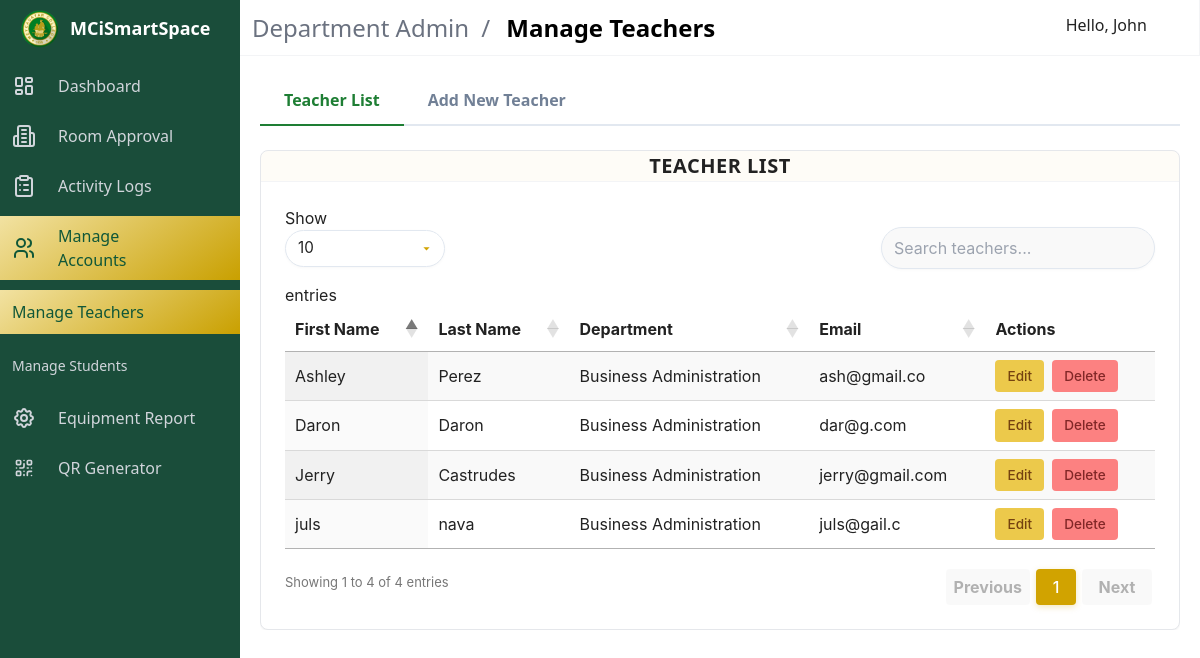
Page /department-admin/manage_teachers.php (signed in) on the committed database.
### tables this page shows
CREATE TABLE `teacher` (
  `TeacherID` int(11) NOT NULL,
  `FirstName` varchar(50) NOT NULL,
  `LastName` varchar(50) NOT NULL,
  `Department` varchar(50) NOT NULL,
  `Email` varchar(50) NOT NULL,
  `Password` varchar(255) NOT NULL,
  `AdminID` int(11) NOT NULL,
  `RoleID` int(11) NOT NULL DEFAULT 3
);

### department-admin/manage_teachers.php (the view, shortened to what this page needs)
<?php
$conn = db();
$adminDepartment = $_SESSION['department'] ?? '';
$sql = "SELECT * FROM teacher WHERE Department = ? ORDER BY TeacherID ASC";
$stmt = $conn->prepare($sql);
$stmt->bind_param("s", $adminDepartment);
$stmt->execute();
$teachersResult = $stmt->get_result();
?>
<!DOCTYPE html>
<html lang="en">
<head>
    <link rel="stylesheet" href="https://cdn.materialdesignicons.com/4.9.95/css/materialdesignicons.min.css">
    <link rel="stylesheet" href="../public/css/admin_styles/main.css">
    <link rel="stylesheet" href="../public/css/admin_styles/main_2.css">
    <link rel="stylesheet" href="../public/css/admin_styles/style-all.css">
    <link rel="stylesheet" href="../public/css/admin_styles/form_2.css">
    <link rel="stylesheet" href="https://cdn.datatables.net/1.11.5/css/jquery.dataTables.min.css">
    <link rel="stylesheet" href="../public/css/admin_styles/datatables.css">
    <link rel="stylesheet" href="../public/css/admin_styles/manage_accounts.css">
</head>
<body>
    <div id="app">
        <?php include 'layout/topnav.php'; ?>
        <?php include 'layout/sidebar.php'; ?>
        <div class="main-container">
            <div class="tab-nav">
                <button class="tab-btn active" data-tab="tab-list">Teacher List</button>
                <button class="tab-btn" data-tab="tab-add">Add New Teacher</button>
            </div>
            <div id="tab-list" class="tab-content active">
                <div class="table-container">
                    <div class="card">
                        <header class="card-header">
                            <div class="new-title-container">
                                <p class="new-title">TEACHER LIST</p>
                            </div>
                        </header>
                        <div class="card-content">
                            <table id="teacherTable" class="teacher-table display is-fullwidth">
                                <thead>
                                    <tr>
                                        <th>First Name</th>
                                        <th>Last Name</th>
                                        <th>Department</th>
                                        <th>Email</th>
                                        <th>Actions</th>
                                    </tr>
                                </thead>
                                <tbody>
                                    <?php if ($teachersResult->num_rows > 0): ?>
                                        <?php while ($teacher = $teachersResult->fetch_assoc()): ?>
                                            <tr>
                                                <td><?= htmlspecialchars($teacher['FirstName']) ?></td>
                                                <td><?= htmlspecialchars($teacher['LastName']) ?></td>
                                                <td><?= htmlspecialchars($teacher['Department']) ?></td>
                                                <td><?= htmlspecialchars($teacher['Email']) ?></td>
                                                <td>
                                                    <div class="action-buttons">
                                                        <button type="button" class="btn-edit" onclick="openEditModal(
                                                            <?= $teacher['TeacherID'] ?>,
                                                            '<?= htmlspecialchars($teacher['FirstName']) ?>',
                                                            '<?= htmlspecialchars($teacher['LastName']) ?>',
                                                            '<?= htmlspecialchars($teacher['Email']) ?>',
                                                            '<?= htmlspecialchars($teacher['Department']) ?>'
                                                        )">
                                                            <i class="mdi mdi-pencil"></i> Edit
                                                        </button>
                                                        <button type="button" class="btn-delete" onclick="openDeleteModal(<?= $teacher['TeacherID'] ?>)">
                                                            <i class="mdi mdi-delete"></i> Delete
                                                        </button>
                                                    </div>
                                                </td>
                                            </tr>
                                        <?php endwhile; ?>
                                    <?php endif; ?>
                                </tbody>
                            </table>
                        </div>
                    </div>
                </div>
            </div>
        </div>
    </div>
</body>
</html>

### public/css/admin_styles/main.css (style rules this page uses)
*,::after,::before { box-sizing:border-box;border-width:0;border-style:solid;border-color:#e5e7eb }
::after,::before { --tw-content:'' }
html { line-height:1.5;-moz-tab-size:4;-o-tab-size:4;tab-size:4;font-family:ui-sans-serif,system-ui,-apple-system,BlinkMacSystemFont,"Segoe UI",Roboto,"Helvetica Neue",Arial,"Noto Sans",sans-serif,"Apple Color Emoji","Segoe UI Emoji","Segoe UI Symbol","Noto Color Emoji" }
body { margin:0;line-height:inherit }
table { text-indent:0;border-color:inherit;border-collapse:collapse }
button,input,optgroup,select,textarea { font-family:inherit;font-size:100%;line-height:inherit;color:inherit;margin:0;padding:0 }
button,select { text-transform:none }
[type=button],[type=reset],[type=submit],button { background-color:transparent;background-image:none }
blockquote,dd,dl,figure,h1,h2,h3,h4,h5,h6,hr,p,pre { margin:0 }
[role=button],button { cursor:pointer }
audio,canvas,embed,iframe,img,object,svg,video { display:block; }
*,::after,::before { --tw-translate-x:0;--tw-translate-y:0;--tw-rotate:0;--tw-skew-x:0;--tw-skew-y:0;--tw-scale-x:1;--tw-scale-y:1;--tw-scroll-snap-strictness:proximity;--tw-ring-offset-width:0px;--tw-ring-offset-color:#fff;--tw-ring-color:rgb(59 130 246 / 0.5);--tw-ring-offset-shadow:0 0 #0000;--tw-ring-shadow:0 0 #0000;--tw-shadow:0 0 #0000;--tw-shadow-colored:0 0 #0000 }
body { --tw-bg-opacity:1;padding-top:3.5rem;font-size:1rem;line-height:1.5rem }
@media (min-width:1024px) { body { padding-left:15rem } }
#app { width:100vw;transition-property:all;transition-timing-function:cubic-bezier(.4,0,.2,1);transition-duration:150ms }
@media (min-width:1024px) { #app { width:auto } }
.card { border-radius:.25rem;border-width:1px;--tw-border-opacity:1;border-color:rgb(243 244 246 / var(--tw-border-opacity));--tw-bg-opacity:1;background-color:rgb(255 255 255 / var(--tw-bg-opacity)) }
.card-content { padding:1.5rem }
.card-header { display:flex;align-items:stretch;border-bottom-width:1px;--tw-border-opacity:1;border-color:rgb(243 244 246 / var(--tw-border-opacity)) }
table { width:100% }
thead { display:none }
@media (min-width:1024px) { thead { display:table-header-group } }
tr { position:relative;display:block;max-width:100%;border-bottom-width:4px;--tw-border-opacity:1;border-color:rgb(243 244 246 / var(--tw-border-opacity)) }
@media (min-width:1024px) { tr { display:table-row;border-bottom-width:0 } }
tr:last-child { border-bottom-width:0 }
@media (min-width:1024px) { th { padding-top:.5rem;padding-bottom:.5rem;padding-left:.75rem;padding-right:.75rem;text-align:left } }
td { display:flex;justify-content:space-between;border-bottom-width:1px;--tw-border-opacity:1;border-color:rgb(243 244 246 / var(--tw-border-opacity));padding-top:.75rem;padding-bottom:.75rem;padding-left:1rem;padding-right:1rem;text-align:right;vertical-align:top }
@media (min-width:1024px) { td { display:table-cell;border-bottom-width:0;padding-top:.5rem;padding-bottom:.5rem;padding-left:.75rem;padding-right:.75rem;text-align:left;vertical-align:middle } }
@media (min-width:1024px) { td:before { content:attr(data-label);padding-right:.75rem;text-align:left;font-weight:600 } }

### public/css/admin_styles/datatables.css (style rules this page uses)
.table-container { width: 100%; }
.card { max-width: 100%; overflow: hidden; }
table.dataTable thead th, table.dataTable thead td { border: none; }
.card-header { padding-block: 0; }
.card-content { padding: 1.5rem; }

### public/css/admin_styles/manage_accounts.css (style rules this page uses)
.card-content { padding: 1.5rem; }
::placeholder { color: #718096; opacity: 0.7; }
.table-container { margin-bottom: 2rem; }
.action-buttons { display: flex; gap: 8px; }
.btn-edit, .btn-delete { padding: 6px 12px; border-radius: 4px; font-size: 0.85rem; font-weight: 500; cursor: pointer; border: none; transition: all 0.2s ease; }
.btn-edit { background-color: #ecc94b; color: #744210; }
.btn-delete { background-color: #fc8181; color: #822727; }
.tab-nav { display: flex; margin-bottom: 1.5rem; border-bottom: 2px solid #e2e8f0; }
.tab-btn { padding: 0.75rem 1.5rem; background: none; border: none; font-weight: 600; font-size: 1rem; color: #718096; cursor: pointer; transition: all 0.2s ease; border-bottom: 2px solid transparent; margin-bottom: -2px; }
.tab-btn.active { color: #1e7e34; border-bottom-color: #1e7e34; }
.tab-content { display: none; }
.tab-content.active { display: block; }

### rows in the picture
teacher: FirstName "Jerry", LastName "Castrudes", Department "Business Administration", Email "jerry@gmail.com"
teacher: FirstName "Ashley", LastName "Perez", Department "Business Administration", Email "ash@gmail.co"
teacher: FirstName "Daron", LastName "Daron", Department "Business Administration", Email "dar@g.com"
teacher: FirstName "juls", LastName "nava", Department "Business Administration", Email "juls@gail.c"

### other values in the picture
$moduleName "Department Admin"
$currentPageTitle "Manage Teachers"
$userData['name'] "John"
$menuItem['title'] "Dashboard"
$menuItem['title'] "Room Approval"
$menuItem['title'] "Activity Logs"
$menuItem['title'] "Manage Accounts"
$child['title'] "Manage Teachers"
$child['title'] "Manage Students"
$menuItem['title'] "Equipment Report"
$menuItem['title'] "QR Generator"
